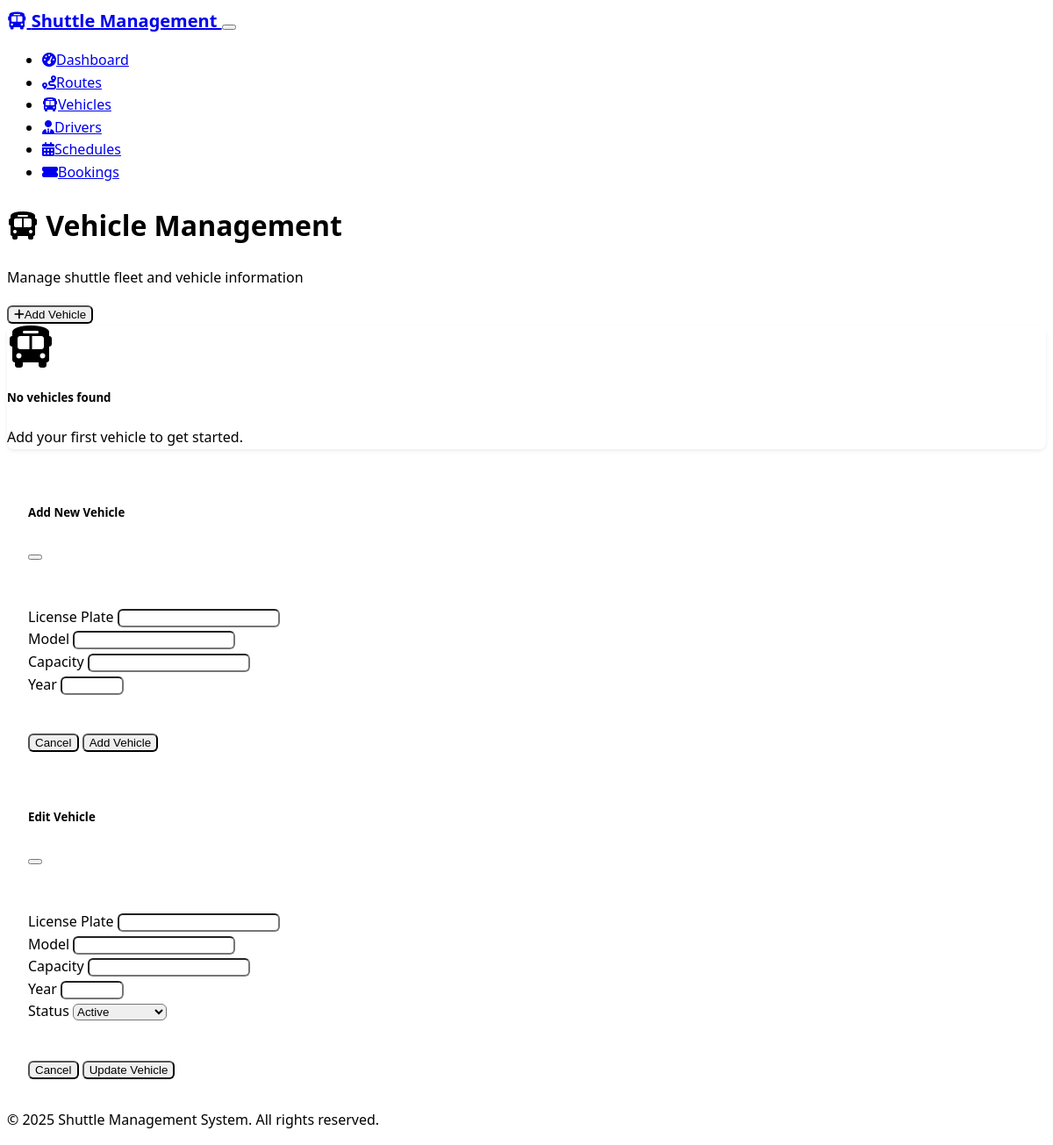
Page /vehicles on the earlier database version.
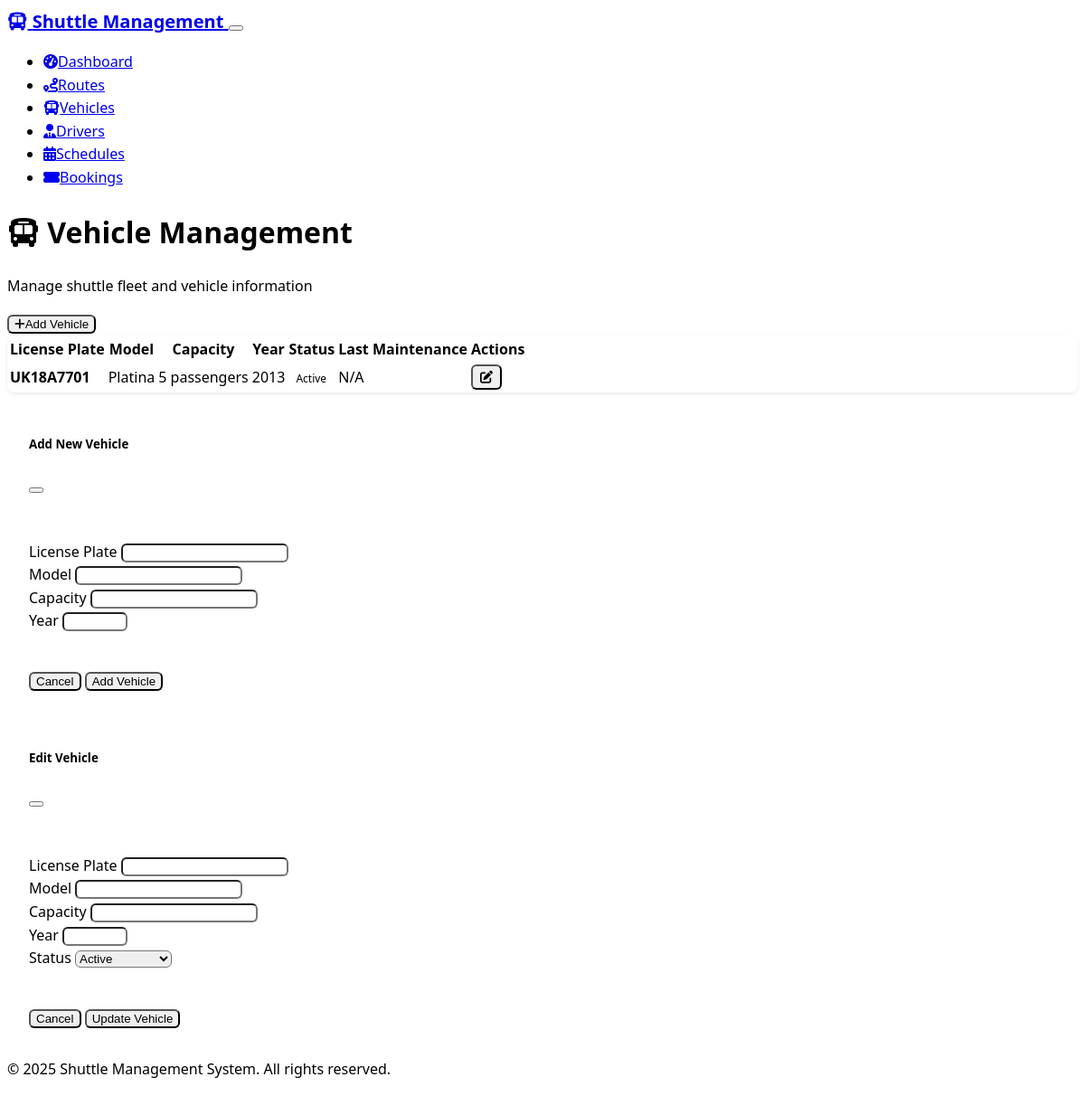
Same page on the later database version.
### models.py (models this page shows)
class Vehicle(db.Model):
    id = db.Column(db.Integer, primary_key=True)
    license_plate = db.Column(db.String(20), unique=True, nullable=False)
    model = db.Column(db.String(100), nullable=False)
    capacity = db.Column(db.Integer, nullable=False)
    year = db.Column(db.Integer, nullable=False)
    status = db.Column(Enum(VehicleStatus), default=VehicleStatus.ACTIVE)
    last_maintenance = db.Column(db.Date)
    created_at = db.Column(db.DateTime, default=datetime.utcnow)
    schedules = db.relationship('Schedule', backref='vehicle', lazy=True)

### routes.py (the view)
@app.route('/vehicles')
def vehicles():
    vehicles_list = Vehicle.query.all()
    return render_template('vehicles.html', vehicles=vehicles_list)

### templates/vehicles.html (shortened to what the changed rows need)
{% extends "base.html" %}
{% block content %}
<div class="row mb-4">
    <div class="col">
        <h1 class="h2">
            <i class="fas fa-bus me-2"></i>
            Vehicle Management
        </h1>
    </div>
</div>
<div class="card">
    <div class="card-body">
        {% if vehicles %}
            <div class="table-responsive">
                <table class="table table-hover">
                    <thead>
                        <tr>
                            <th>License Plate</th>
                            <th>Model</th>
                            <th>Capacity</th>
                            <th>Year</th>
                            <th>Status</th>
                            <th>Last Maintenance</th>
                            <th>Actions</th>
                        </tr>
                    </thead>
                    <tbody>
                        {% for vehicle in vehicles %}
                        <tr>
                            <td><strong>{{ vehicle.license_plate }}</strong></td>
                            <td>{{ vehicle.model }}</td>
                            <td>{{ vehicle.capacity }} passengers</td>
                            <td>{{ vehicle.year }}</td>
                            <td>
                                <span class="badge bg-{{ 'success' if vehicle.status.value == 'active' else 'warning' if vehicle.status.value == 'maintenance' else 'danger' }}">
                                    {{ vehicle.status.value.replace('_', ' ').title() }}
                                </span>
                            </td>
                            <td>{{ vehicle.last_maintenance.strftime('%Y-%m-%d') if vehicle.last_maintenance else 'N/A' }}</td>
                            <td>
                                <button class="btn btn-sm btn-outline-primary edit-vehicle"
                                        data-vehicle-id="{{ vehicle.id }}"
                                        data-license-plate="{{ vehicle.license_plate }}"
                                        data-model="{{ vehicle.model }}"
                                        data-capacity="{{ vehicle.capacity }}"
                                        data-year="{{ vehicle.year }}"
                                        data-status="{{ vehicle.status.value }}">
                                    <i class="fas fa-edit"></i>
                                </button>
                            </td>
                        </tr>
                        {% endfor %}
                    </tbody>
                </table>
            </div>
        {% else %}
            <div class="text-center py-5">
                <i class="fas fa-bus fa-3x text-muted mb-3"></i>
                <h5 class="text-muted">No vehicles found</h5>
                <p class="text-muted">Add your first vehicle to get started.</p>
            </div>
        {% endif %}
    </div>
</div>
{% endblock %}

Differences in the rows shown:
added Vehicle: license_plate "UK18A7701", model "Platina", capacity "5", year "2013", status.value.replace "Active", last_maintenance "N/A"
Other differences:
text no longer shown: "No vehicles found Add your first vehicle to get started."
text now shown: "License Plate Model Capacity Year Status Last Maintenance Actions"
